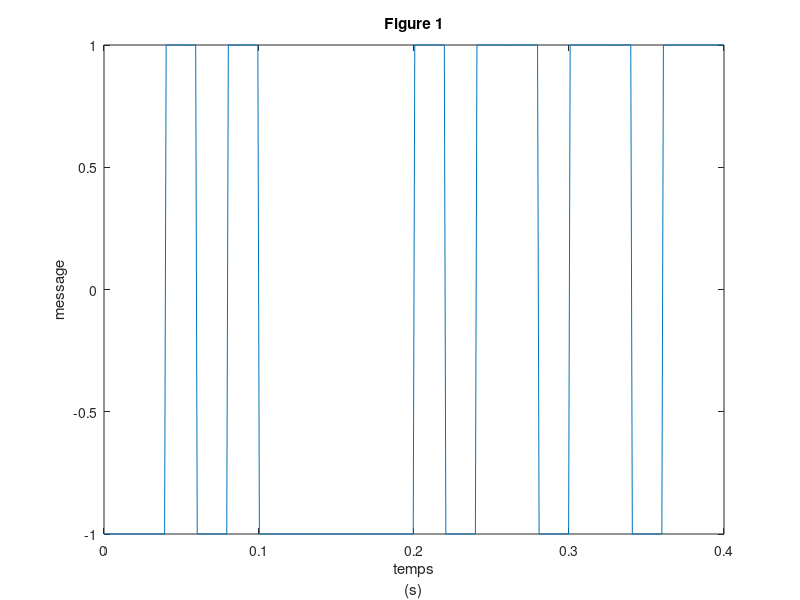
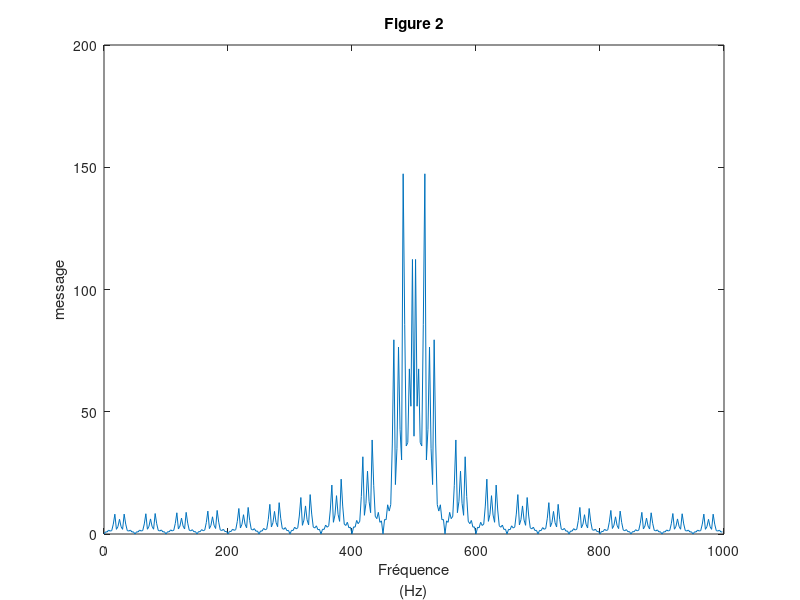
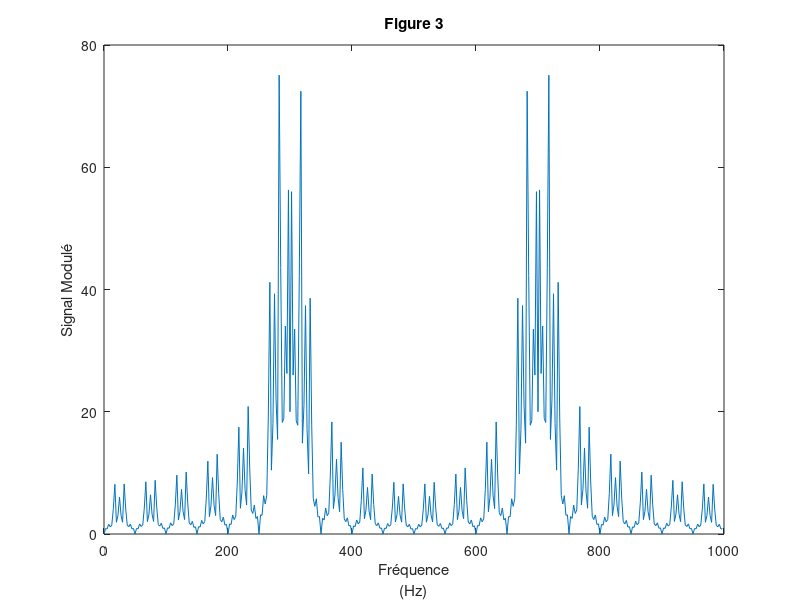
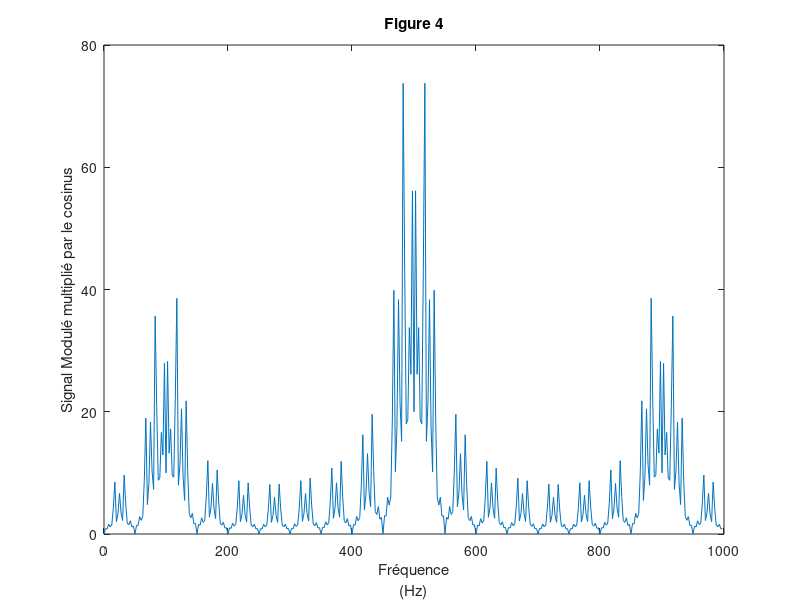

MATLAB code to generate these figures, in order:
% Déclaration des variables :
Fe = 1000;
f0 = 200;
Nb =20;
Ns = 20;
Te = 1/Fe;
Ts = Ns*Te;
N = Nb*Ns;
N1 = 21;
N2 = 61;


% 3- Implentation du madulateur :
% Q3.1 ( a,b,c,d )
    % Génération d'une information binaire
    bits = randi([0,1],1,Nb);
    % Création du signal à partir de l'information binaire
    m = kron(2*bits-1, ones(1,Ns));
    %traçage de la figure
    plot(linspace(0,Nb*Ts,length(m)) , m);
    xlabel({'temps','(s)'});
    ylabel('message');
    title('Figure 1');
    % La transformé de Fourier du message
    TFD_M = fftshift(fft(m));
    figure;
    plot([0 : 1/(N*Te) : (1/Te)-(1/Te)/N],abs(TFD_M));
    xlabel({'Fréquence','(Hz)'});
    ylabel('message');
    title('Figure 2');


% Q3.2
    %génération du cosinus
    x = cos(2*pi*f0*[0:Te:(N-1)*Te]);
    sm = m.*x;
    SM = fft(sm);
    figure;
    plot([0:1/(N*Te) : (1/Te)-(1/Te)/N],fftshift(abs(SM)));
    xlabel({'Fréquence','(Hz)'});
    ylabel('Signal Modulé');
    title('Figure 3');
   
    
% 4- Implentation du retour à basse fréquence :
% Q4.1 - Q4.2
    % Multiplication par le cosinus
    y = sm.*x;
    % La TFD du signal
    Y = fftshift(fft(y));
    figure;
    plot([0:Fe/N:Fe-Fe/N],abs(Y));
    xlabel({'Fréquence','(Hz)'});
    ylabel('Signal Modulé multiplié par le cosinus');
    title('Figure 4');
    
    
    
% Q4.3 ( a )
    % La réponse impulsionnelle idéale
    r = 2*(2*f0)*sinc(2*[-N*Te:Te:N*Te]*((2*f0)));
    figure;
    plot([-N*Te:Te:N*Te],r);
    xlabel({'temps','( s )'});
    ylabel('Réponse impulsionnelle idéale');
    title('Figure 5');
    
% Q4.3 ( b )
    % La TF de la réponse impulsionnelle idéale
    R = fftshift(fft(r));
    figure;
    plot(linspace(0,Fe,length(R)),abs(R));
    xlabel({'Fréquence','(Hz)'});
    ylabel('TF de la réponse impulsionnelle idéale');
    title('Figure 6');
    
    

% Q4.3 ( c )
    % Comparaison des ré ponses impulsionnelles
    r1 = 2*(2*f0)*sinc(2*[-N1*Te:Te:N1*Te]*(2*f0));
    r2 = 2*(2*f0)*sinc(2*[-N2*Te:Te:N2*Te]*(2*f0));
    figure;
    plot([-N2*Te:Te:N2*Te],r2); hold on 
    plot([-N1*Te:Te:N1*Te],r1); hold on
    xlabel({'temps','( s )'});
    ylabel('Réponse impulsionnelle idéale');
    title('Figure 7');
    legend({'ordre : 21' , 'ordre : 61'});
    
    % Comparaison des réponses en fréquence
    R1 = fftshift(fft(r1));
    R2 = fftshift(fft(r2));
    figure;
    plot([-N1*Te:Te:N1*Te],abs(R1)); hold on
    plot([-N2*Te:Te:N2*Te],abs(R2)); hold on
    xlabel({'Fréquence','(Hz)'});
    ylabel('TF de la réponse impulsionnelle idéale');
    title('Figure 8');
    legend({'ordre : 21' , 'ordre : 61'});
    
% Q4.3 ( d )
    % Comparaison des réponses impulsionnelles pour les fenêtres de troncarture
    % Ordre 21
    r1 = 2*(2*f0)*sinc(2*[-N1*Te:Te:N1*Te]*(2*f0));
    r1r =r1.*rectwin(length(r1))';
    r1b = r1.*blackman(length(r1))';
    R1r = fftshift(fft(r1r));
    R1b = fftshift(fft(r1b));
    figure;
    plot([-N1*Te:Te:N1*Te],r1r); hold on
    plot([-N1*Te:Te:N1*Te],r1b); hold on
    xlabel({'temps','( s )'});
    ylabel('Réponse impulsionnelle idéale à l''ordre 21');
    title('Figure 9');
    legend({'fenêtre rectangulaire','fenêtre blackman'});

    figure;
    plot(linspace(0,Fe,length(R1r)),abs(R1r)); hold on
    plot(linspace(0,Fe,length(R1b)),abs(R1b)); hold on
    xlabel({'Fréquence','(Hz)'});
    ylabel('TF de la réponse impulsionnelle idéale à l''ordre 21');
    title('Figure 10');
    
% Q4.3 ( e )
    % Comparaison des réponses impulsionnelles pour les fenêtres de troncarture
    % Ordre choisi : 21
    % Fenêtre choisie : Rectangulaire
    
    Y_normalise = (1/max(abs(Y)))*abs(Y);
    R1r = (1/max(abs(R1r)))*abs(R1r);
    figure;
    plot([0:Fe/N:Fe-Fe/N],Y_normalise); hold on
    plot(linspace(0,Fe,length(R1r)),abs(R1r)); hold off
    legend("1","2");
    xlabel({'Fréquence','(Hz)'});
    ylabel('TF');
    title('Figure 11');
    
% Q4.3 ( f ) ( g )
    % Réalisation du filtrage
    f = conv(y,r1b,'same');
    f1 = 2*(1/max(f))*f;
    % Tracé
    figure;
    plot(linspace(0,Nb*Ts,length(m)),m); hold on
    plot(linspace(0,Nb*Ts,length(f1)),f1); hold on
    xlabel({'temps','(s)'});
    ylabel('message');
    title('Figure 12');
    legend({'message','signal filtré'});